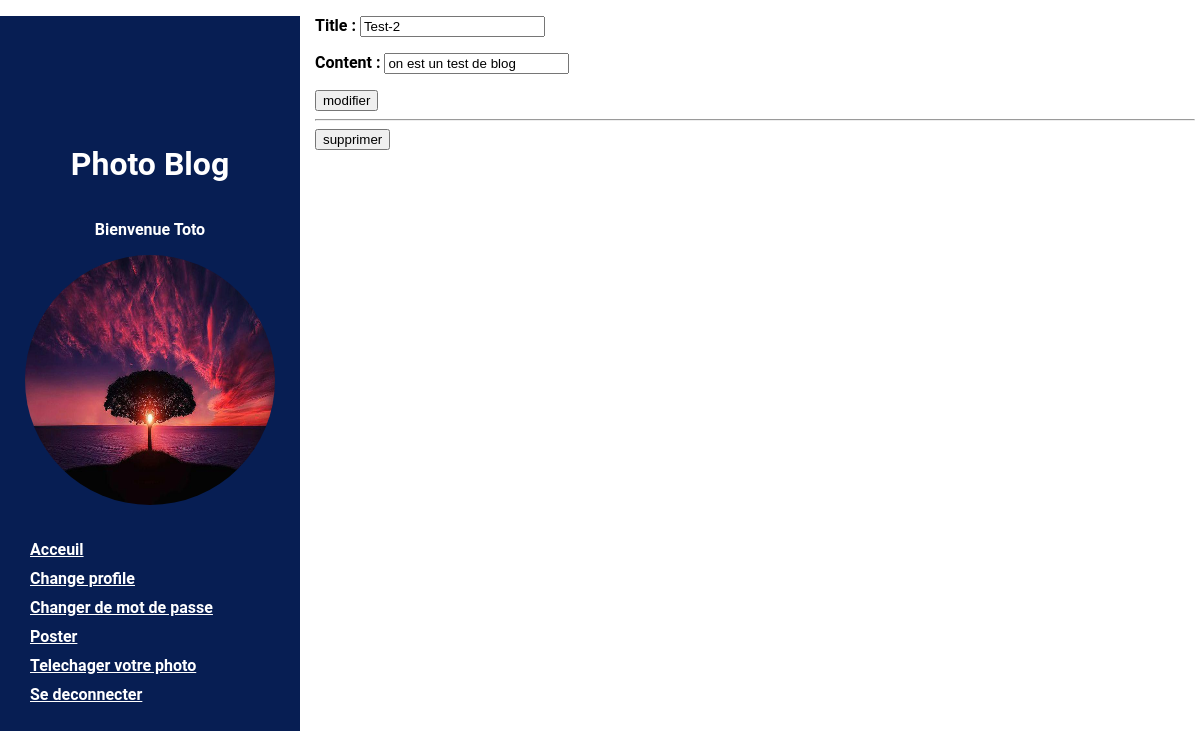
The app's page /blog/7/edit (signed in) with its own data.
### authentification/models.py (models this page shows)
class User(AbstractUser):
    CREATOR = "CREATOR"
    SUSBCRIBER = "SUSCRIBER"
    ROLE_choices = (
        (CREATOR, "creator"),
        (SUSBCRIBER, "susbcriber")
    )
    profile_photo = models.ImageField(upload_to=user_profile_path, verbose_name="Photo profile",
                                      null=True, blank=True)
    role = models.CharField(max_length=30, choices=ROLE_choices, verbose_name="Rôle")

### blog/models.py (models this page shows)
class Blog(models.Model):
    photo = models.ForeignKey(Photo, null=True, on_delete=models.SET_NULL, blank=True)
    title = models.CharField(max_length=128)
    content = models.CharField(max_length=128)
    autheur = models.ForeignKey(User, on_delete=models.CASCADE)
    date_created = models.DateTimeField(auto_now_add=True)
    starred = models.BooleanField(default=False)

### blog/views.py (the view, shortened to what this page needs)
# urls.py: path("blog/<int:blog_id>/edit", edit_blog, name="blog-edit")
@login_required
def edit_blog(request, blog_id):
    blog = get_object_or_404(Blog, id=blog_id)
    edit_form = Blogform(instance=blog)
    delete_blog_form = DeleteBlogform()
    return render(request, 'blog/edit-blog.html', context={
        "edit_form": edit_form,
        "delete_blog_form": delete_blog_form
    })

### blog/forms.py
class Blogform(forms.ModelForm):
    edit_blog = forms.BooleanField(widget=forms.HiddenInput, initial=True)
    class Meta:
        model = Blog
        fields = ["title", "content"]

class DeleteBlogform(forms.Form):
    delete_blog = forms.BooleanField(widget=forms.HiddenInput, initial=True)

### templates/blog/edit-blog.html (shortened to what this page needs)
{% extends 'base.html' %}
{% block css %}
{% load static %}
    <link rel="stylesheet" href="{% static 'CSS/main.css' %}">
{% endblock %}
{% block content %}
    {% include 'SiderBar.html' %}
<div class="content">
    <form method="post" enctype="multipart/form-data">
        {{ edit_form.as_p }}
         <button type="submit">modifier</button>
    </form>
    <hr>
    <form method="post">
    <button type="submit">supprimer</button>
    </form>
</div>
{% endblock %}

### templates/SiderBar.html (shortened to what this page needs)
    <div class="sidebar">
        <h1>Photo Blog</h1>
        <p>Bienvenue {{ request.user }}</p>
        {% if request.user.profile_photo %}
        <img src="{{ request.user.profile_photo.url }}" alt="profile" >
        {% else %}
            {% load static %}
        {% endif %}
        <div class="config">
            <a href="{% url 'home' %}">Acceuil</a>
            <a href="{% url 'change-profile' %}">Change profile</a>
            <a href="{% url 'changepassord' %}">Changer de mot de passe</a>
            <a href="{% url 'blog-photo-upload' %}">Poster</a>
            <a href="{% url 'photo-uploader' %}">Telechager votre photo</a>
            <a href="{% url 'se-deconnecter' %}">Se deconnecter</a>
        </div>
    </div>

### static/CSS/main.css (style rules this page uses)
* { box-sizing: border-box; }
body { font-size: 16px; font-family: "Roboto", "Lucida Grande", "DejaVu Sans", "Bitstream Vera Sans", Verdana, Arial, sans-serif; font-weight: bold; margin: 0; padding: 0; }
.sidebar { width: 25%; height: 100vh !important; display: flex; flex-flow: column; background-color: #071e53; margin: 0; padding: 0; justify-content: center; justify-items: center; padding: 0 20px; color: white; text-align: center; position: fixed; z-index: 9999; }
.sidebar img { width: 250px; height: 250px; border-radius: 50%; margin-bottom: 30px; margin-right: auto; margin-left: auto; }
.content { padding-left: 20px; width: 75%; margin-left: auto; margin-right: 5px; }
.config { display: flex; flex-flow: column; text-align: left; color: white; }
.config a { margin: 5px 10px; color: white; }

### records on screen
User: user "Toto", user.profile_photo (picture)
Blog: title "Test-2", content "on est un test de blog"
